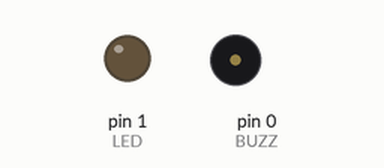
Bench run of a sketch on a simulated Arduino Uno, built with avr-gcc and run on an emulated ATmega328P. On the bench: output pins drawn as LEDs (lit = HIGH), buzzer (waves = sounding, pin HIGH).

Above: at 4.5 s.
Timing chart, 0 to 33.0 s (numbered marks = the images above):
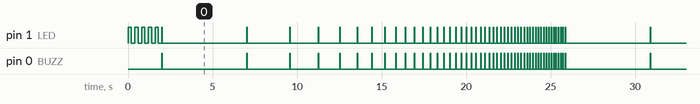

Measured:
- by itself, pin 1 (LED): moves between LOW and HIGH, repeating every 47.7 s
- by itself, pin 0 (BUZZ): moves between LOW and HIGH, repeating every 23.9 s
- by itself, everything shown: repeats every 23.9 s, in 58 steps

The sketch:

Accelerate.ino
```cpp
//Code produced by Alex Wulff: http://www.AlexWulff.com

#define BUZZ      0
#define LED       1
#define INITIAL   5000
//10,000 ms yields a total sequence time of 46.5 Seconds
//20,000 ms yields a total sequence time of 91.5 Seconds
//30,000 ms yields a total sequence time of 136.5 Seconds
//You get the pattern. Each 10 seconds yields another 45
//seconds of total time on the sequence.

void setup() {
  // put your setup code here, to run once:
  pinMode(BUZZ, OUTPUT);
  pinMode(LED, OUTPUT);

  //Flash the light to make sure the device is working
  for (int i = 0; i < 5; i++) {
    digitalWrite(LED, HIGH);
    delay(200);
    digitalWrite(LED, LOW);
    delay(200);
  }
}

void loop() {
  for (int i = 1; i < 50; i++) {
    digitalWrite(BUZZ, HIGH);
    digitalWrite(LED, HIGH);
    delay(30);
    digitalWrite(0, LOW);
    digitalWrite(LED, LOW);
    delay(INITIAL/i);
  }
}
```
